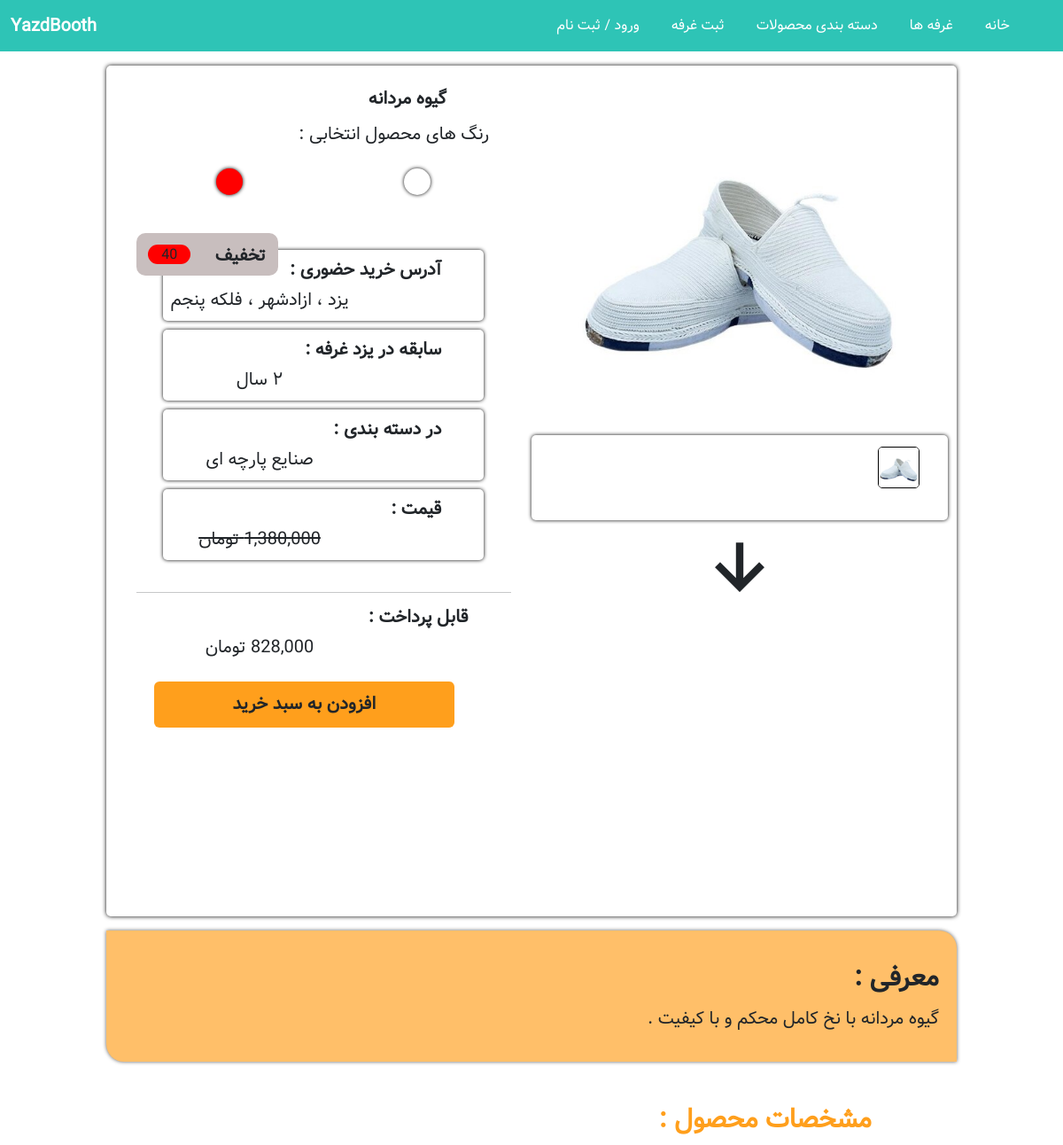
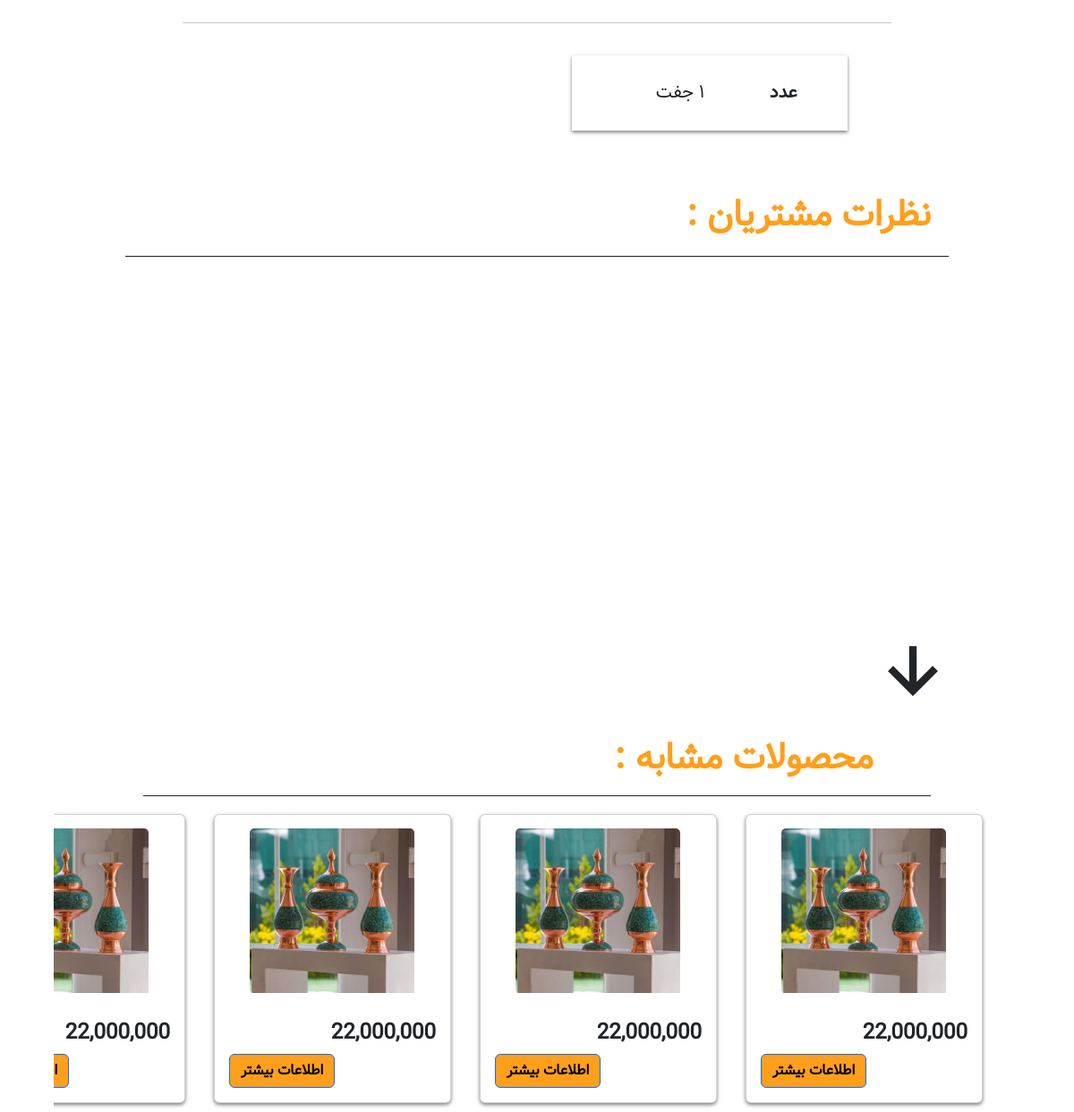
The app's page /product/2 with its own data (2 pictures, top to bottom).
### Store/models.py (models this page shows, shortened)
class Product(models.Model):
    name = models.CharField(max_length=100 , null=False , blank=False)
    price = models.DecimalField(max_digits=12, decimal_places=0 , default=0 , null=False , blank=False)
    category = models.ForeignKey(Category, on_delete=models.CASCADE , default=None , null=False , blank=False)
    description = models.TextField(max_length=300 , default='' , null=True , blank=True)
    image = models.ImageField(upload_to='uploads/product/')
    is_active = models.BooleanField(default=False)
    is_sale = models.BooleanField(default=False)
    Discountـpercentage = models.IntegerField(default=0)
    colors = models.ManyToManyField(Color) # انتخاب به صورت چند به چند
    features = models.ManyToManyField(Feature , default='')
    booth = models.ForeignKey(Booth, on_delete=models.CASCADE , null=True , related_name='products' , blank=False , default='' )

class Color(models.Model):
    name = models.CharField(max_length=100)

class Booth(models.Model):
    name = models.CharField(max_length=100)
    address = models.CharField(max_length=100)
    description = models.CharField(max_length=200)
    image = models.ImageField(upload_to='uploads/booth/', null=True)
    owner = models.ForeignKey(User, on_delete=models.CASCADE)
    date_created = models.DateTimeField(auto_now_add=True , null=True)
    popularity_percentage = models.FloatField(default=0)  # فیلد جدید برای نگهداری درصد محبوبیت

class Category(models.Model):
    name = models.CharField(max_length=100)
    image = models.ImageField(upload_to = 'uploads/category/' , null=True)
    def __str__(self):
        return self.name

class Feature(models.Model):
    name = models.CharField(max_length=100)
    description = models.TextField(null=True)

### Store/views.py (the view)
# urls.py: path('product/<int:id>', views.Product_Page, name='Product'),
def Product_Page(request , id):
    product= Product.objects.filter(id=id).all()
    comment=Comments.objects.filter(product=id).all()
    return render(request=request , template_name='Product.html' , context={'product':product , 'comment':comment})

### Cart/context_processors.py (called while the page is built)
def cart(request):
    return {'cart': Cart(request)}

### Store/templates/Product.html (shortened to what this page needs)
{% extends 'base.html' %}
{% load static %}
{% load humanize %}
{% block content %}
    {% for item in product %}
    <div class="Product-Information">
        <div class="Product-right">
            <img id="large-image" src="{{ item.image.url }}" alt="img-Product" class="img-product active">
            <div class="smal-images" style="width: 100%;">
                <img src="{{ item.image.url }}" onclick="changeImage('{% static 'img/firoze.jpg' %}')" alt="Smal-Image 1"
                    class="img-product">
            </div>
            <i class='bx bx-down-arrow-alt Owner-i'></i>
        </div>
        <div class="Product-left">
            <h1>{{ item.name }}</h1>
            <h5>رنگ های محصول انتخابی :</h5>
            <div class="Colors">
                {% for item in item.colors.all %}
                        <span class="clr" style="background-color: {{ item.name }}"></span>
                {% endfor %}
            </div>
            <div class="information-booth">
                {% if item.is_sale %}
                <div class="sale">
                    <span>تخفیف</span>
                    <div class="sale-darsad">{{ item.Discountـpercentage }}</div>
                </div>
                {% else %}
                <div class="sale" style="display: none">
                    <span>تخفیف</span>
                    <div class="sale-darsad">{{ item.Discountـpercentage }}</div>
                </div>
                {% endif %}
                <div class="information-mahsol" style="padding: 10px;">
                    <div class="address infor">
                        <h3>آدرس خرید حضوری :</h3>
                        <h2>{{ item.booth.address }}</h2>
                    </div>
                    <div class="history infor">
                        <h3>سابقه در یزد غرفه :</h3>
                        <h2>۲ سال</h2>
                    </div>
                    <div class="category infor">
                        <h3>در دسته بندی :</h3>
                        <h2>{{ item.category }}</h2>
                    </div>
                    <div class="price infor">
                        <h3>قیمت :</h3>
                        <h2 class="Gheimat" style="text-decoration: line-through">{{ item.price|intcomma }} تومان</h2>
                    </div>
                </div>
                <hr />
                <div class="End-Price">
                    <h3>قابل پرداخت :</h3>
                     <h2><span class="Pardakht"></span> تومان</h2>
                </div>
                <button class="btn" value="{{ item.id }}" id="add-cart"  onclick="" >افزودن به سبد خرید</button>
            </div>
        </div>
    </div>
    <div class="Description">
        <h1>معرفی :</h1>
        <h2>{{ item.description }}</h2>
    </div>
    <div class="features-Product">
        <h1 class="sub-Title" style="margin-top: 3rem !important;">مشخصات محصول :</h1>
        <hr style="margin: 10px 17%;"/>
        <div class="features">
            <div class="feature-right">
                {% for item in item.features.all %}
                    <div class="featur">
                        <h3>{{ item.name }}</h3>
                        <h2>{{ item.description }}</h2>
                    </div>
                {% endfor %}
                </div>
        </div>
    </div>
    <div class="Comments-Customer">
        <h1 class="sub-Title">نظرات مشتریان :</h1>
        <hr style="margin: 10px;opacity: 1;"/>
        <div class="Comments">
            </div>
        <i class='bx bx-down-arrow-alt i-Comments'></i>
    </div>
 <h1 class="sub-Title" style="margin: 1rem 14rem;">محصولات مشابه :</h1>
 <hr style="margin: 10px 10rem;opacity: 1;"/>
 <div class="Cards row Mahsolat-Moshabe">
    <div class="card col-md-2 mahsol" >
        <img class="card-img-top" src="{% static 'img/firoze.jpg' %}" alt="Card image">
        <div class="card-body">
          <h4 class="card-title">22,000,000</h4>
            <div style="float: left;">                  <a href="Home.html" class="btn btn-primary float-end" style="background-color: #FF9F1C; color: #000; font-weight: bold;">اطلاعات بیشتر</a>                    </div>
        </div>
      </div>
    <div class="card col-md-2 mahsol">
        <img class="card-img-top" src="{% static 'img/firoze.jpg' %}" alt="Card image">
        <div class="card-body">
          <h4 class="card-title">22,000,000</h4>
            <div style="float: left;">                  <a href="#" class="btn btn-primary float-end" style="background-color: #FF9F1C; color: #000; font-weight: bold;">اطلاعات بیشتر</a>                    </div>
        </div>
      </div>
    <div class="card col-md-2 mahsol">
        <img class="card-img-top" src="{% static 'img/firoze.jpg' %}" alt="Card image">
        <div class="card-body">
          <h4 class="card-title">22,000,000</h4>
            <div style="float: left;">                  <a href="#" class="btn btn-primary float-end" style="background-color: #FF9F1C; color: #000; font-weight: bold;">اطلاعات بیشتر</a>                    </div>
        </div>
      </div>
    <div class="card col-md-2 mahsol">
        <img class="card-img-top" src="{% static 'img/firoze.jpg' %}" alt="Card image">
        <div class="card-body">
          <h4 class="card-title">22,000,000</h4>
            <div style="float: left;">                  <a href="#" class="btn btn-primary float-end" style="background-color: #FF9F1C; color: #000; font-weight: bold;">اطلاعات بیشتر</a>                    </div>
        </div>
      </div>
</div>
{% endfor %}
{% endblock %}

### static/css/style.css (style rules this page uses)
* { margin: 0; padding: 0; box-sizing: border-box; font-family: 'vazir' , sans-serif; }
.Cards { margin-top: 10px ; padding: 10px; }
.Cards.Mahsolat-Moshabe { width: 90%; height: auto; margin: 0 auto; }
.card { width: 25% !important; height: auto !important; margin-right: 2rem !important; box-shadow: 0px 2px 4px #00000082; }
.card-img-top { margin: 15px 2.5rem !important; width: 70% !important; }
.card h4 { font-weight: bold; }
.Cards.row { --bs-gutter-x: -3rem ; flex-wrap: nowrap ; overflow: hidden ; overflow-x: scroll ; }
.sub-Title { color: #FF9F1C; font-weight: bold; font-size: 40px; margin:20px 30px ; }
.Colors { display: flex; flex-wrap: wrap; margin: 4rem 17rem; }
.features-Product h1 { font-size: 30px; margin: 35px 18%; }
.features { width: 66%; margin: 2px 17%; display: flex; flex-wrap: wrap; }
.feature-right { width: 100%; margin: 10px; display: grid; grid-template-columns: 1fr 1fr; }
.featur { width: 80%; margin: 1rem auto; display: flex; flex-wrap: wrap; padding: 15px; box-shadow: 0px 2px 4px #00000082; }
.featur h3 { margin: 15px 15%; font-size: 20px; font-weight: bold; }
.featur h2 { margin: 15px 30px; font-size: 20px; }
.Owner-i { font-size: 100px; margin: 0rem 55rem 0 0; cursor: pointer; }
.Product-Information { width: 80%; height: 60rem; margin: 1rem auto; padding: 10px; box-shadow: 0 0 5px black; border-radius: 5px; }
.Product-Information .Product-right { width: 50%; height: auto; float: right; flex-direction: row; display: flex; flex-wrap: wrap; justify-content: center; }
.Product-Information .Product-right #large-image { width: 80%; margin: 1rem 3rem; border-radius: 5px; transition:width 0.5s ease; height: auto; }
.Product-Information .Product-right .smal-images { width: 80%; height: 6rem; margin: 0 auto; background-color: #ffffff; border-radius: 5px; box-shadow: 0 0 4px black; transition: all 0.3s ease; overflow: hidden; }
.Product-Information .Product-right .smal-images img { width: 10%; border-radius: 5px; margin: 13px 2rem; transition: width 0.5s ease; height: auto; cursor: pointer; border: 1px solid black; }
.Product-Information .Product-right .Owner-i { margin: 0 auto; }
.Product-Information .Product-left { width: 50%; height: auto; float: left; }
.Product-Information .Product-left h1 { font-size: 20px; font-weight: bold; margin: 1rem 6rem; }
.Product-Information .Product-left h5 { font-size: 20px; font-weight: 500; margin: 1rem 3rem; }
.Product-Information .Product-left .Colors { width: 90%; margin: 0 auto; height: auto; }
.Product-Information .Product-left .Colors span { width: 30px; height: 30px; border-radius: 50%; box-shadow: 0 0 4px black; margin: 10px auto; cursor: pointer; }
.information-booth { width: 90%; height: auto; margin: 2rem auto; }
.information-booth .sale { width: 10rem; height: 3rem; margin: 1px auto; background-color: #c8bebe; float: left; display: flex; flex-wrap: nowrap; border-radius: 10px; }
.information-booth .sale span { font-size: 20px; font-weight: bold; float: left; margin: 7% auto; }
.information-booth .sale .sale-darsad { width: 3rem; height: auto; background: red; text-align: center; border-radius: 30px; margin: 8% auto; }
.information-booth .information-mahsol .infor { width: 90%; height: auto; background: #ffffff; margin: 10px auto; border-radius: 5px; text-align: center; box-shadow: 0 0 4px black; padding: 1px 0 1px 0; }
.information-booth h3 { font-size: 20px; font-weight: bold; text-align: right; margin: 10px 3rem; }
.information-booth h2 { font-size: 20px; font-weight: 500; text-align: center; margin: 10px 9rem 10px 0; }
.information-booth button { width: 80%; height: auto; background-color: #FF9F1C; padding: 10px; font-size: 20px; font-weight: bold; margin: 1rem 4rem; }
.Description { background-color: #ffbf69; width: 80%; height: auto; margin: 1rem auto; border-radius: 0 20px 0px 20px; padding: 20px; box-shadow: 0 0 4px #000000a1; }
.Description h1 { font-size: 30px; font-weight: bold; margin: 1rem auto; }
.Description h2 { font-size: 20px; font-weight: 500; margin: 1rem auto; }
.Comments { height: 25rem; overflow: hidden; }
.Comments-Customer { width: 80%; height: auto; margin: 1rem auto; background-color: #ffffff; border-radius: 5px; padding: 10px; }
.i-Comments { font-size: 100px; margin: 0 auto; cursor: pointer; transition: all 0.3s ease; }

### records on screen
Product: image (picture), name "گیوه مردانه", Discountـpercentage "40", booth.address "یزد ، ازادشهر ، فلکه پنجم", category "صنایع پارچه ای", price "1,380,000", {{ item.id }} 2 (drawn), description "گیوه مردانه با نخ کامل محکم و با کیفیت ."
Feature: name "عدد", description "۱ جفت"
